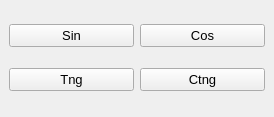
<?xml version="1.0" encoding="UTF-8"?>
<ui version="4.0">
 <class>FunctionsWindow</class>
 <widget class="QMainWindow" name="FunctionsWindow">
  <property name="geometry">
   <rect>
    <x>0</x>
    <y>0</y>
    <width>274</width>
    <height>117</height>
   </rect>
  </property>
  <property name="windowTitle">
   <string>Functions</string>
  </property>
  <widget class="QWidget" name="centralwidget">
   <layout class="QGridLayout" name="gridLayout">
    <item row="0" column="0">
     <widget class="QPushButton" name="pushButton_sin">
      <property name="font">
       <font>
        <pointsize>10</pointsize>
       </font>
      </property>
      <property name="text">
       <string>Sin</string>
      </property>
     </widget>
    </item>
    <item row="0" column="1">
     <widget class="QPushButton" name="pushButton_cos">
      <property name="font">
       <font>
        <pointsize>10</pointsize>
       </font>
      </property>
      <property name="text">
       <string>Cos</string>
      </property>
     </widget>
    </item>
    <item row="1" column="0">
     <widget class="QPushButton" name="pushButton_tng">
      <property name="font">
       <font>
        <pointsize>10</pointsize>
       </font>
      </property>
      <property name="text">
       <string>Tng</string>
      </property>
     </widget>
    </item>
    <item row="1" column="1">
     <widget class="QPushButton" name="pushButton_ctng">
      <property name="font">
       <font>
        <pointsize>10</pointsize>
       </font>
      </property>
      <property name="text">
       <string>Ctng</string>
      </property>
     </widget>
    </item>
   </layout>
  </widget>
  <widget class="QMenuBar" name="menubar">
   <property name="geometry">
    <rect>
     <x>0</x>
     <y>0</y>
     <width>274</width>
     <height>26</height>
    </rect>
   </property>
  </widget>
 </widget>
 <resources/>
 <connections/>
</ui>
